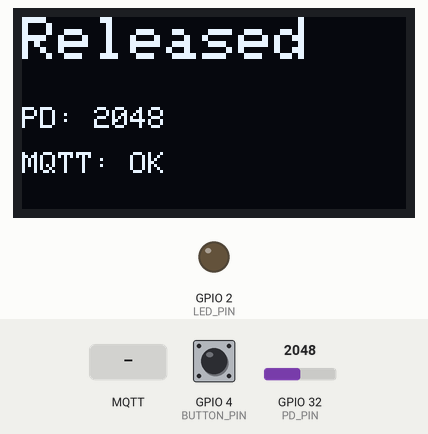
Simulated run of this sketch. Board: ESP32. Parts: 128×64 one-colour display, output pins drawn as LEDs (lit = HIGH). The test bench sets the inputs (shaded band); at power-on: GPIO 4 (BUTTON_PIN) HIGH, GPIO 32 (PD_PIN) = 2048. WiFi joins after 1.5 s; servers stay silent unless stated; no MQTT or app messages arrive unless stated; what the sketch prints to the serial monitor is not drawn.

Above: at 3.2 s.
3.3 s: GPIO 4 (BUTTON_PIN) pulled LOW for 1 s
At 4.1 s:
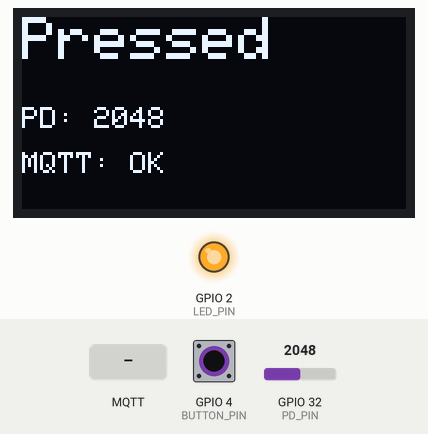
5.8 s: MQTT message "LED_ON" arrives on the first subscribed topic
At 6.3 s:
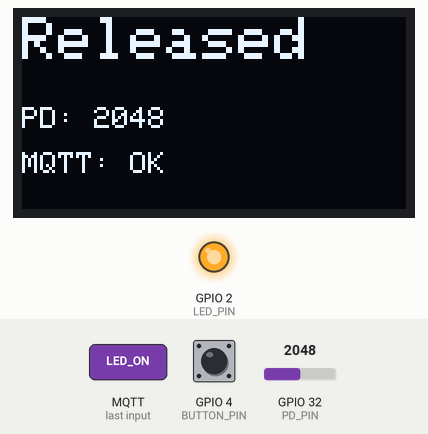
7.9 s: GPIO 32 (PD_PIN) set to 2866
At 8.6 s:
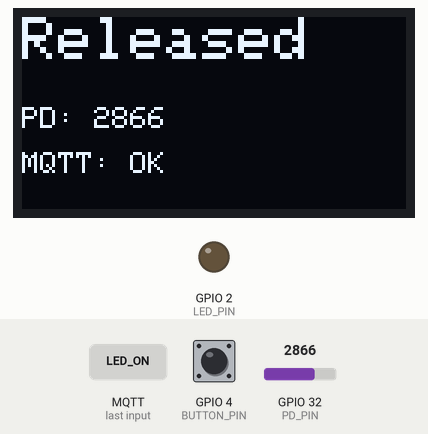
9.4 s: GPIO 4 (BUTTON_PIN) pulled LOW for 0.15 s
At 10.1 s:
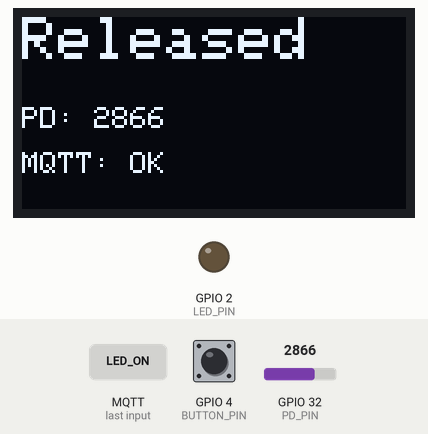
11.1 s: GPIO 32 (PD_PIN) set to 3603
At 12.0 s:
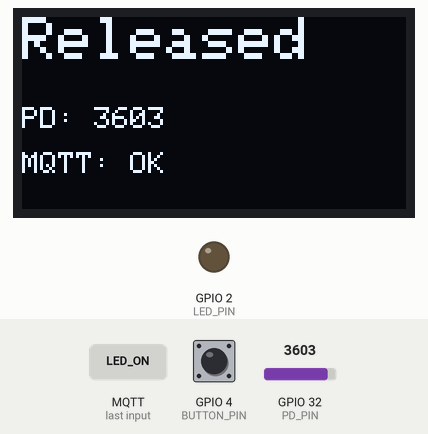
12.6 s: GPIO 32 (PD_PIN) set to 4095
At 13.8 s:
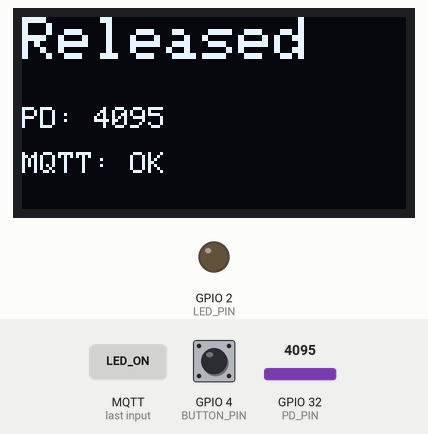
Timing chart, 0 to 15.1 s (numbered marks = the images above; inputs shaded):
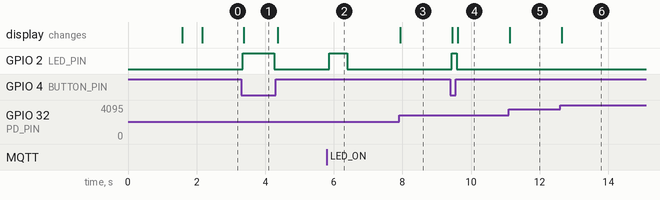

The sketch:

ESP32_glucose_monitor.ino
```cpp
#include <WiFi.h>
#include <PubSubClient.h>
#include <Wire.h>
#include <Adafruit_GFX.h>
#include <Adafruit_SSD1306.h>

// ---- OLED ----
#define SCREEN_WIDTH 128
#define SCREEN_HEIGHT 64
#define OLED_RESET -1
Adafruit_SSD1306 display(SCREEN_WIDTH, SCREEN_HEIGHT, &Wire, OLED_RESET);

// ---- Pins ----
#define BUTTON_PIN 4     // GPIO4
#define LED_PIN 2        // GPIO2 (IR LED / indicator)
#define PD_PIN 32        // GPIO32 (photodiode ADC)

// ---- WiFi ----
const char* ssid = "";
const char* password = "";

// ---- MQTT ----
const char* mqtt_server = "";
const int mqtt_port = 1883;

// Topics
const char* controlTopic = "esp32/control";
const char* statusTopic  = "esp32/data";
const char* glucoseTopic = "prickless/glucose";

WiFiClient espClient;
PubSubClient client(espClient);

// ---------- MQTT Callback ----------
void callback(char* topic, byte* payload, unsigned int length) {
  String message;
  for (unsigned int i = 0; i < length; i++) {
    message += (char)payload[i];
  }

  Serial.print("MQTT Command: ");
  Serial.println(message);

  if (message == "LED_ON")  digitalWrite(LED_PIN, HIGH);
  if (message == "LED_OFF") digitalWrite(LED_PIN, LOW);
}

// ---------- MQTT Reconnect ----------
void reconnect() {
  while (!client.connected()) {
    Serial.print("Connecting to MQTT...");
    if (client.connect("ESP32_Glucose_OLED")) {
      Serial.println("connected");
      client.subscribe(controlTopic);
    } else {
      Serial.print("failed, rc=");
      Serial.println(client.state());
      delay(2000);
    }
  }
}

void setup() {
  Serial.begin(115200);

  // ---- OLED ----
  Wire.begin(21, 22);
  if (!display.begin(SSD1306_SWITCHCAPVCC, 0x3C)) {
    Serial.println("OLED not found");
    while (1);
  }

  display.clearDisplay();
  display.setTextColor(WHITE);

  // ---- Pins ----
  pinMode(BUTTON_PIN, INPUT_PULLUP);
  pinMode(LED_PIN, OUTPUT);
  digitalWrite(LED_PIN, LOW);

  // ---- WiFi ----
  display.setCursor(0, 0);
  display.setTextSize(1);
  display.println("WiFi Connecting...");
  display.display();

  WiFi.begin(ssid, password);
  while (WiFi.status() != WL_CONNECTED) {
    delay(300);
    Serial.print(".");
  }

  display.clearDisplay();
  display.println("WiFi Connected!");
  display.display();
  delay(500);

  // ---- MQTT ----
  client.setServer(mqtt_server, mqtt_port);
  client.setCallback(callback);
}

void loop() {
  if (!client.connected()) {
    reconnect();
  }
  client.loop();

  bool pressed = (digitalRead(BUTTON_PIN) == LOW);
  static bool lastState = HIGH;

  // ---- Button → LED + MQTT ----
  if (pressed != lastState) {
    lastState = pressed;

    if (pressed) {
      digitalWrite(LED_PIN, HIGH);
      client.publish(statusTopic, "BUTTON_PRESSED");
    } else {
      digitalWrite(LED_PIN, LOW);
      client.publish(statusTopic, "BUTTON_RELEASED");
    }
  }

  // ---- SENSOR STREAM (1 Hz) ----
  static unsigned long lastSample = 0;
  if (millis() - lastSample > 1000) {
    lastSample = millis();

    // Turn LED ON for measurement
    digitalWrite(LED_PIN, HIGH);
    delayMicroseconds(300);

    int rawPD = analogRead(PD_PIN);

    digitalWrite(LED_PIN, LOW);

    float ppg_value = rawPD;
    float glucose_est = map(rawPD, 500, 3000, 80, 160);
    glucose_est = constrain(glucose_est, 70, 180);

    String payload = "{";
    payload += "\"userId\":1,";
    payload += "\"glucose_mgdl\":" + String(glucose_est, 1) + ",";
    payload += "\"ppg_value\":" + String(ppg_value, 0);
    payload += "}";

    client.publish(glucoseTopic, payload.c_str());

    Serial.print("PD: ");
    Serial.print(rawPD);
    Serial.print(" | Glucose: ");
    Serial.println(glucose_est);
  }

  // ---- OLED DISPLAY ----
  display.clearDisplay();
  display.setTextSize(2);
  display.setCursor(0, 0);
  display.println(pressed ? "Pressed" : "Released");

  display.setTextSize(1);
  display.setCursor(0, 30);
  display.print("PD: ");
  display.println(analogRead(PD_PIN));

  display.setCursor(0, 45);
  display.print("MQTT: ");
  display.println(client.connected() ? "OK" : "DOWN");

  display.display();

  delay(50);
}
```

Measured:
- after the input at 3.3 s, GPIO 2 (LED_PIN): LOW → HIGH after 0.05 s, → LOW 0.91 s later; the display: changes after 0.08 s (image 1)
- after the input at 5.8 s, GPIO 2 (LED_PIN): LOW → HIGH after 0.06 s, → LOW 0.53 s later
- after the input at 7.9 s, the display: changes at once (image 3)
- after the input at 9.4 s, GPIO 2 (LED_PIN): LOW → HIGH at once, → LOW 0.15 s later; the display: first changes after 0.06 s (image 4 shows a later state)
- after the input at 11.1 s, the display: changes at once (image 5)
- after the input at 12.6 s, the display: changes after 0.05 s (image 6)
